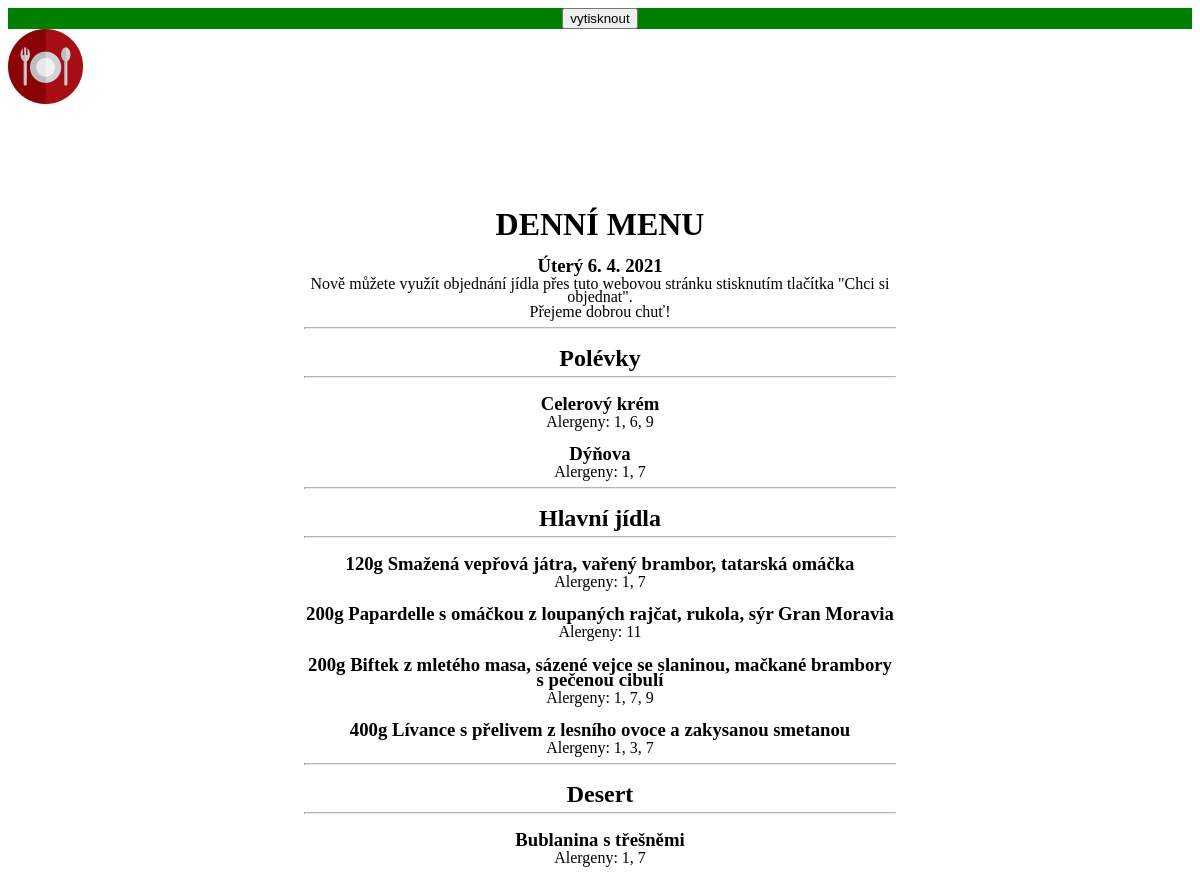
/print_menu/ (signed in), run on an earlier commit of the app's database.
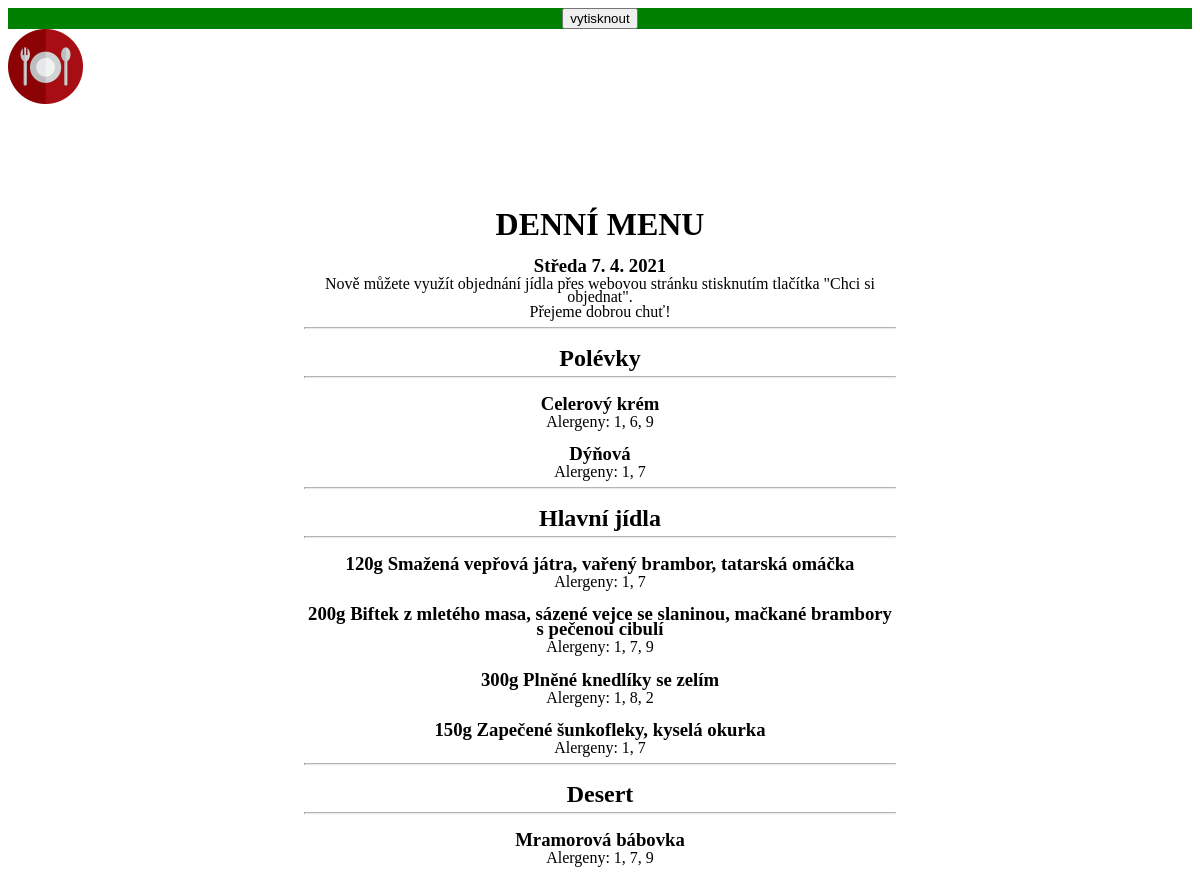
And on a later commit of the database.
### accounts/models.py (models this page shows)
class Menu(models.Model):
    supper1 = models.ForeignKey(
        Supper, related_name='supper1', null=True, on_delete=models.SET_NULL
    )
    supper1_portions = models.PositiveIntegerField(null=True)
    supper2 = models.ForeignKey(
        Supper, related_name='supper2', null=True, on_delete=models.SET_NULL
    )
    supper2_portions = models.PositiveIntegerField(null=True)
    meal1 = models.ForeignKey(
        Meal, related_name='meal1', null=True, on_delete=models.SET_NULL
    )
    meal1_portions = models.PositiveIntegerField(null=True)
    meal2 = models.ForeignKey(
        Meal, related_name='meal2', null=True, on_delete=models.SET_NULL
    )
    meal2_portions = models.PositiveIntegerField(null=True)
    meal3 = models.ForeignKey(
        Meal, related_name='meal3', null=True, on_delete=models.SET_NULL
    )
    meal3_portions = models.PositiveIntegerField(null=True)
    meal4 = models.ForeignKey(
        Meal, related_name='meal4', null=True, on_delete=models.SET_NULL
    )
    meal4_portions = models.PositiveIntegerField(null=True)
    desert = models.ForeignKey(Desert, null=True, on_delete=models.SET_NULL)
    day = models.CharField(max_length=1000, null=True, default='')
    info = models.TextField(max_length=2000, blank=True)

class Supper(models.Model):
    name = models.CharField(max_length=200, null=True)
    alergens = models.CharField(max_length=200, null=True)
    price = models.PositiveIntegerField(null=True, default=25)
    def __str__(self):
        return self.name

class Meal(models.Model):
    portion = models.IntegerField(null=True)
    name = models.CharField(max_length=200, null=True)
    alergens = models.CharField(max_length=200, null=True)
    price = models.PositiveIntegerField(null=True, default=110)
    def __str__(self):
        return self.name

class Desert(models.Model):
    name = models.CharField(max_length=200, null=True)
    alergens = models.CharField(max_length=200, null=True)
    def __str__(self):
        return self.name

### accounts/views.py (the view)
# urls.py: path('print_menu/', views.printMenu, name='print_menu'),
@login_required(login_url='login')
def printMenu(request):
    menu = Menu.objects.last()
    context = {'menu': menu}
    return render(request, 'accounts/print_menu.html', context)

### accounts/templates/accounts/print_menu.html (shortened to what this page needs)
{% load static %}
<head>
</head>
<body>
  <div class="print-button">
    <input type="button" onclick="printDiv('printableArea')" value="vytisknout" />
  </div>
  <div class="hero-image" id="printableArea">
    <a class="navbar-brand" href="{% url 'home' %}">
      <img src="{% static 'images/logo.png' %}" class="logo">
    </a>
    <div class="hero-text">
      <h1>DENNÍ MENU</h1>
      <h3>{{menu.day}}</h3>
      <p>{{menu.info|linebreaks}}</p>
      <hr>
      <h2 class="text-center">Polévky</h2>
      <hr>
      <h3>{{menu.supper1}}</h3>
      <p>Alergeny: {{menu.supper1.alergens}}</p>
      <h3>{{menu.supper2}}</h3>
      <p>Alergeny: {{menu.supper2.alergens}}</p>
      <hr>
      <h2>Hlavní jídla</h2>
      <hr>
      <h3>{{menu.meal1.portion}}g {{menu.meal1}} </h3>
      <p>Alergeny: {{menu.meal1.alergens}}</p>
      <h3>{{menu.meal2.portion}}g {{menu.meal2}} </h3>
      <p>Alergeny: {{menu.meal2.alergens}}</p>
      <h3>{{menu.meal3.portion}}g {{menu.meal3}} </h3>
      <p>Alergeny: {{menu.meal3.alergens}}</p>
      <h3>{{menu.meal4.portion}}g {{menu.meal4}} </h3>
      <p>Alergeny: {{menu.meal4.alergens}}</p>
      <hr>
      <h2>Desert</h2>
      <hr>
      <h3>{{menu.desert}}</h3>
      <p>Alergeny: {{menu.desert.alergens}}</p>
    </div>
  </div>
</body>

### accounts/templates/accounts/print_menu.html (style rules this page uses)
.hero-image { height: 1000px; background-position: center; background-repeat: no-repeat; background-size: cover; position: relative; }
.hero-text { text-align: center; line-height: 0.8; position: absolute; top: 50%; left: 50%; transform: translate(-50%, -50%); color: black; }
h2 { margin-bottom: 2px; }
h3 { margin-bottom: 4px; }
p { margin-bottom: 2px; margin-top: 0px; }
.print-button { background-color: green; list-style-type: none; text-align: center; margin: 0; padding: 0; }

What changed in the data, as far as the page shows it:
changed Menu "Celerový krém": day "Úterý 6. 4. 2021" → "Středa 7. 4. 2021"; info "Nově můžete využít objednání jídla přes tuto webovou stránku stisknutím tlačítka \"Chci si objednat\". Přejeme dobrou chuť!" → "Nově můžete využít objednání jídla přes webovou stránku stisknutím tlačítka \"Chci si objednat\". Přejeme dobrou chuť!"; supper2 "Dýňova" → "Dýňová"; meal2 "Papardelle s omáčkou z loupaných rajčat, rukola, sýr Gran Moravia" → "Biftek z mletého masa, sázené vejce se slaninou, mačkané brambory s pečenou cibulí"; meal2.alergens "11" → "1, 7, 9"; meal3.portion "200" → "300"; meal3 "Biftek z mletého masa, sázené vejce se slaninou, mačkané brambory s pečenou cibulí" → "Plněné knedlíky se zelím"; meal3.alergens "1, 7, 9" → "1, 8, 2"; meal4.portion "400" → "150"; meal4 "Lívance s přelivem z lesního ovoce a zakysanou smetanou" → "Zapečené šunkofleky, kyselá okurka"; meal4.alergens "1, 3, 7" → "1, 7"; desert "Bublanina s třešněmi" → "Mramorová bábovka"; desert.alergens "1, 7" → "1, 7, 9"
